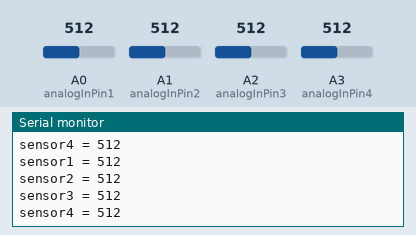
The sketch below on a simulated Arduino Uno, built with avr-gcc and run on an emulated ATmega328P. On the bench: the last lines printed to the serial monitor. Inputs (shaded band) come from the test bench; at power-on: A0 (analogInPin1) = 512, A1 (analogInPin2) = 512, A2 (analogInPin3) = 512, A3 (analogInPin4) = 512.

Above: at 1.8 s.
1.9 s: A0 (analogInPin1) set to 716
3.4 s: A1 (analogInPin2) set to 716
At 4.7 s:
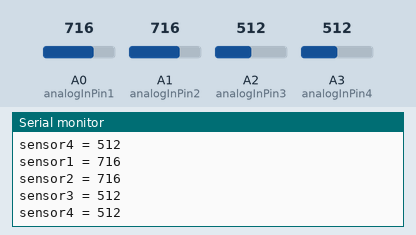
4.9 s: A2 (analogInPin3) set to 716
At 5.5 s:
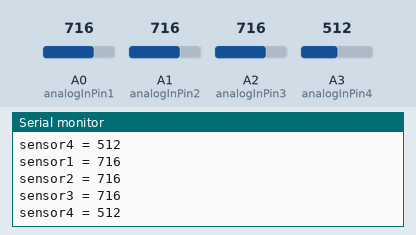
6.4 s: A3 (analogInPin4) set to 716
At 7.7 s:
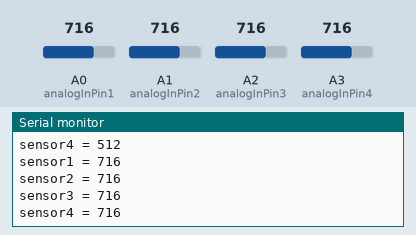
7.9 s: A0 (analogInPin1) set to 992
9.4 s: A1 (analogInPin2) set to 992
At 10.7 s:
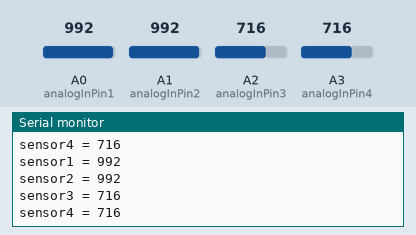
Timing chart, 0 to 11.9 s (numbered marks = the images above; inputs shaded):
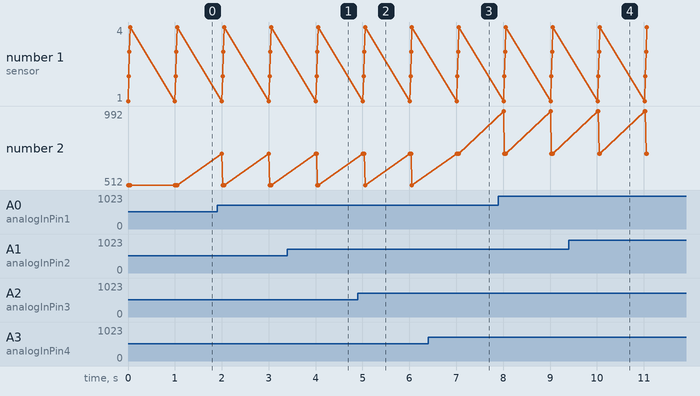

The sketch:

ir_sensor_to_serial.ino
```cpp
int ENEyePin; // EN pin for the eyes
const int analogInPin1 = A0;  // Analog input pin that the potentiometer is attached to
const int analogInPin2 = A1;  // Analog input pin that the potentiometer is attached to
const int analogInPin3 = A2;  // Analog input pin that the potentiometer is attached to
const int analogInPin4 = A3;  // Analog input pin that the potentiometer is attached to
const int analogOutPin = 9; // Analog output pin that the LED is attached to

int sensorValue1 = 0;        // value read from the pot
int sensorValue2 = 0;        // value read from the pot
int sensorValue3 = 0;        // value read from the pot
int sensorValue4 = 0;        // value read from the pot
int outputValue = 0;        // value output to the PWM (analog out)


void setup()
{
  pinMode(ENEyePin, OUTPUT);      // sets the digital pin as output
  Serial.begin(9600);
  digitalWrite(ENEyePin, HIGH);

}

void loop()
{

    // read the analog in value:
  sensorValue1 = analogRead(analogInPin1);
  sensorValue2 = analogRead(analogInPin2);
  sensorValue3 = analogRead(analogInPin3);
  sensorValue4 = analogRead(analogInPin4);
  // map it to the range of the analog out:


  // print the results to the serial monitor:
  Serial.print("sensor1 = " );
  Serial.println(sensorValue1);
  Serial.print("sensor2 = " );
  Serial.println(sensorValue2);
  Serial.print("sensor3 = " );
  Serial.println(sensorValue3);
  Serial.print("sensor4 = " );
  Serial.println(sensorValue4);


  // wait 10 milliseconds before the next loop
  // for the analog-to-digital converter to settle
  // after the last reading:
  delay(1000);
}
```

Measured:
- after the input at 3.4 s, the serial monitor: prints a new line after 0.62 s (image 1)
- after the input at 4.9 s, the serial monitor: prints a new line after 0.14 s (image 2)
- after the input at 6.4 s, the serial monitor: prints a new line after 0.66 s (image 3)
- after the input at 9.4 s, the serial monitor: prints a new line after 0.63 s (image 4)
